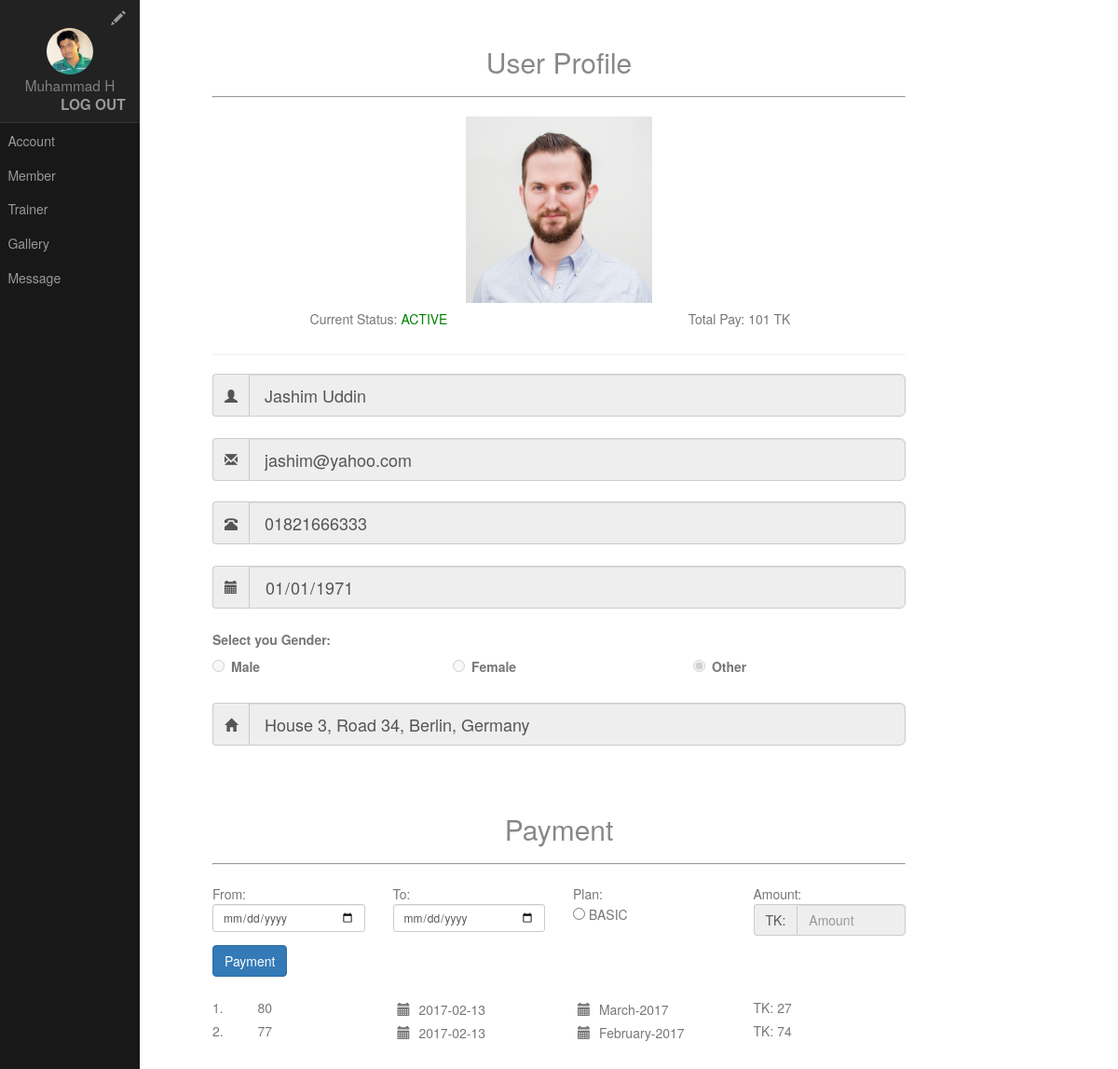
/admin/user_view_profile.php?view=jashim@yahoo.com (signed in), run on the app's committed database.
### tables this page shows
CREATE TABLE `users_information` (
  `email` varchar(32) NOT NULL,
  `name` varchar(32) NOT NULL,
  `contact_number` varchar(14) NOT NULL,
  `date_of_birth` date NOT NULL,
  `gender` varchar(6) NOT NULL,
  `image_name` varchar(100) NOT NULL DEFAULT 'default.png',
  `address` varchar(100) NOT NULL
);

CREATE TABLE `payment` (
  `id` int(11) NOT NULL,
  `email` varchar(32) NOT NULL,
  `payment_date` date NOT NULL,
  `payment_month` date NOT NULL,
  `plan` varchar(20) NOT NULL,
  `amount` double NOT NULL
);

CREATE TABLE `users_plan` (
  `id` int(32) NOT NULL,
  `email` varchar(32) NOT NULL,
  `plan` varchar(15) NOT NULL
);

### admin/user_view_profile.php (called while the page is built, shortened)
<?php
include 'index.php';
?>

### php/database_services.php (called while the page is built, shortened)
<?php
class DatabaseHelper{
	function retrieveData($table_name,$email){
		$sql = "SELECT * FROM `$table_name` WHERE email = '$email'";
		$result = $GLOBALS['connection']->query($sql);
		if ($result->num_rows==1) {
			$row = $result->fetch_assoc();
			return $row;
		}else{
			return 0;
		}
	}
	function runQuery($sql){
		$result = $GLOBALS['connection']->query($sql);
		return $result;
	}
}
?>

### admin/pages/user_profile_view_page.php (the view, shortened to what this page needs)
<?php
$user_image_name = '';
$user_name ='';
$user_email = '';
$user_contact_number = '';
$user_date_of_birth = '';
$user_gender = '';
$user_address = '';
    if (isset($_GET['view'])) {
      $user_email = $_GET['view'];
      $table_name = 'users_information';
      $info_user = new DatabaseHelper();
      $result = $info_user->retrieveData($table_name,$user_email);
      if ($result!=0) {
        $user_image_name = $result['image_name'];
        $user_name = $result['name'];
        $user_email = $result['email'];
        $user_contact_number = $result['contact_number'];
        $user_date_of_birth = $result['date_of_birth'];
        $user_gender = $result['gender'];
        $user_address = $result['address'];
      }
    }else{
      header("Location: ./member_list.php");
    }
$plan = "";
$total_payment = '';
$status = '';
if (!empty($user_email)) {
    $plan_status = new DatabaseHelper();
    $table_name = "users_plan";
    $result=$plan_status->retrieveData($table_name,$user_email);
    if ($result==0) {
      $error_msg =  'Plan not Found!!';
    }else{
      $plan = $result['plan'];
    }
    $query = new DatabaseHelper();
    $sql = "SELECT SUM(amount) AS total_pay FROM payment WHERE email = '$user_email'";
    $total_pay = $query->runQuery($sql);
    $row_pay = $total_pay->fetch_assoc();
    $total_payment = $row_pay['total_pay'];
      $query = new DatabaseHelper();
      $sql = "SELECT * FROM `payment` WHERE email = '$user_email' ORDER BY id DESC";
      $result = $query->runQuery($sql);
      while($row=$result->fetch_array()){
        $pay_month = new DateTime($row['payment_month']);
        if (checkDateValidation($pay_month)) {
          $status = 'ACTIVE';
          break;
        }else{
          $status = '';
        }
      }
}
function checkDateValidation($pay_month){
  $to_day = new DateTime('today');
    if($to_day->format('m') == $pay_month->format('m')) {
        return TRUE;
    } else {
        return FALSE;
    }
}
?>
<h2 class="content-subhead" style="text-align: center;">User Profile</h2>
<hr style="border-style: inset;border-width: 1px;">
<div >
<form class="form-horizontal" method="POST" action="" enctype="multipart/form-data">
	<div  style="text-align: center;">
    <img src="../images/<?php if (!empty($user_image_name)){echo $user_image_name;}else{echo 'default.png';}?>" style="width: 200px;height: auto;">
  <div class="row">
  <div class="col-lg-6">
    <h5>Current Status: <?php if(!empty($status)){echo "<pa style='color:green;'>".$status."</pa>";}else{echo "<pa style='color:red;'>DEACTIVE</pa><br>*Pay for active your account*";}?></h5>
  </div>
  <div class="col-lg-6">
    <h5>Total Pay: <?php if(!empty($total_payment)){echo $total_payment." TK";}else{echo "0 tk";}?></h5>
  </div>
  </div>
    <hr>
	<div class="input-group">
    <span class="input-group-addon"><i class="glyphicon glyphicon-user"></i></span>
    <input type="text" class="form-control input-lg" name="name" placeholder="Name" value="<?php if(!empty($user_name))echo $user_name;?>" readonly>
  	</div><br>
	<div class="input-group">
    <span class="input-group-addon"><i class="glyphicon glyphicon-envelope"></i></span>
    <input type="email" class="form-control input-lg" name="email" placeholder="Email" value="<?php if(!empty($user_email))echo $user_email;?>" readonly>
  	</div><br>
  <div class="input-group">
    <span class="input-group-addon"><i class="glyphicon glyphicon-phone-alt"></i></span>
    <input type="number" class="form-control input-lg" name="contact_number" placeholder="Contact Number" value="<?php if(!empty($user_contact_number)){echo $user_contact_number;}?>" readonly>
    </div><br>
  <div class="input-group">
    <span class="input-group-addon"><i class="glyphicon glyphicon-calendar"></i></span>
    <input type="date" class="form-control input-lg" name="date_of_birth" placeholder="Date of Birth" value="<?php if(!empty($user_date_of_birth)){echo $user_date_of_birth;}?>" readonly>
    </div><br>
    <div style="text-align: left;">
      <div class="row">
        <div class="col-lg-12" style="font-weight:bold;" >
          Select you Gender:
        </div>
      </div>
      <div class="row">
        <div class="col-lg-4">
          <div class="radio-inline">
            <label><input type="radio" name="gender" <?php if($user_gender=='Male'){echo 'checked';}?> value="Male" disabled>Male</label>
          </div>
        </div>
        <div class="col-lg-4">
          <div class="radio-inline">
            <label><input type="radio" name="gender" <?php if($user_gender=='Female'){echo 'checked';}?> value="Female" disabled>Female</label>
          </div>
        </div>
        <div class="col-lg-4">
          <div class="radio-inline">
            <label><input type="radio" name="gender" <?php if($user_gender=='Other'){echo 'checked';}?> value="Other" disabled>Other</label>
          </div>
        </div>
      </div>
      </div><br>
  <div class="input-group">
    <span class="input-group-addon"><i class="glyphicon glyphicon-home"></i></span>
    <input type="address" class="form-control input-lg" name="address" placeholder="Current Address" value="<?php if(!empty($user_address)){echo $user_address;}?>" readonly>
    </div><br>
</form>
</div>
<h2 class="content-subhead" style="text-align: center;">Payment</h2>
<hr style="border-style: inset;border-width: 1px;">
<div>
<div>
<form class="form-horizontal" method="POST" action="" enctype="multipart/form-data">
  <div class="row">
    <div class="col-sm-3">
      From:<input id="from_date" type="date" class="form-control input-sm" name="from_date" onclick="undo()">
    </div>
    <div class="col-sm-3">
      To:<input id="to_date" type="date" class="form-control input-sm" name="to_date" onclick="undo()">
    </div>
    <div class="col-sm-3">
      Plan:<br><input id="plan" type="radio" name="plan" onclick="calculateTotal()" value="<?php echo $plan;?>" > <?php echo strtoupper($plan);?>
    </div>
    <div class="col-sm-3">
      Amount:
      <div class="input-group">
          <span class="input-group-addon">TK: </span>
          <input id="total_amount" type="text" class="form-control" name="amount" placeholder="Amount" readonly>
        </div>
    </div>
  </div>
  <div>
    <button type="submit" class="btn btn-primary lg" name="payment">Payment</button>
  </div>
</form>
</div>
<br>
<div>
  <?php
    $query = new DatabaseHelper();
    $sql = "SELECT * FROM `payment` WHERE email = '$user_email' ORDER BY id DESC";
    $result = $query->runQuery($sql);
    $i = 1;
    while($row=$result->fetch_array()){
  ?>
  <div class="row">
    <div class="col-sm-3">
      <div class="row">
        <div class="col-sm-3">
          <?php echo $i.'. '?>
        </div>
        <div class="col-sm-9">
          <?php echo $row['id']?>
        </div>
      </div>
    </div>
    <div class="col-sm-3">
      <span class="glyphicon glyphicon-calendar" style="padding: 5px"></span>
      <?php echo $row['payment_date'];?>
    </div>
    <div class="col-sm-3">
      <span class="glyphicon glyphicon-calendar" style="padding: 5px"></span>
      <?php
      $payment_month = new DateTime($row['payment_month']);
      echo $payment_month->format("F-Y");
      ?>
    </div>
    <div class="col-sm-3">
      TK: <?php echo $row['amount'];?>
    </div>
  </div>
  <?php
    $i++;
    }
  ?>
</div>
</div>

### admin/header.php (shortened to what this page needs)
<div id="layout">
    <div id="menu">
        <div class="pure-menu">
            <div class="pure-menu-heading" style="background-color: #222222;">
                <div style="text-align: right;">
                <a href="admin_profile.php"><span class="glyphicon glyphicon-pencil"></span></a>
                </div>
                <div style="color: gray;text-align: center;text-transform:none;">
                <img class = "img-circle" src="../images/<?php echo $image_name;?>" style="width: 50px;height: auto;">
                <br>
                <?php echo substr($name, 0,10);?>
                </div>
                <div style="text-align: right;font-weight: bold;">
                    <a href="?logout">Log out</a>
                </div>
            </div>
            <ul class="pure-menu-list">
                <li class="pure-menu-item"><a href="account.php" class="pure-menu-link">Account</a></li>
                <li class="pure-menu-item"><a href="member_list.php" class="pure-menu-link">Member</a></li>
                <li class="pure-menu-item"><a href="trainer.php" class="pure-menu-link">Trainer</a></li>
                <li class="pure-menu-item"><a href="gallery.php" class="pure-menu-link">Gallery</a></li>
                <li class="pure-menu-item"><a href="message.php" class="pure-menu-link">Message</a></li>
            </ul>
        </div>
    </div>
</div>

### assets/css/side-menu-web.css (style rules this page uses)
html { font-family:sans-serif;-ms-text-size-adjust:100%;-webkit-text-size-adjust:100% }
body { margin:0 }
a { background-color:transparent }
img { border:0 }
hr { box-sizing:content-box;height:0 }
button,input,optgroup,select,textarea { color:inherit;font:inherit;margin:0 }
.pure-button,input { line-height:normal }
button { overflow:visible }
button,select { text-transform:none }
button,html input[type=button],input[type=reset],input[type=submit] { -webkit-appearance:button;cursor:pointer }
button[disabled],html input[disabled] { cursor:default }
input[type=checkbox],input[type=radio] { box-sizing:border-box;padding:0 }
.pure-button,.pure-form input:not([type]),.pure-menu { box-sizing:border-box }
.pure-menu-item,.pure-menu-list { position:relative }
.pure-menu-list { list-style:none;margin:0;padding:0 }
.pure-menu-item { padding:0;margin:0;height:100% }
.pure-menu-heading,.pure-menu-link { display:block;text-decoration:none;white-space:nowrap }
.pure-menu-heading { text-transform:uppercase;color:#565d64 }
.pure-menu-link { color:#777 }
.pure-menu-disabled,.pure-menu-heading,.pure-menu-link { padding:.5em 1em }

### assets/css/side-menu.css (style rules this page uses)
body { color: #777; }
#layout, #menu, .menu-link { -webkit-transition: all 0.2s ease-out; -moz-transition: all 0.2s ease-out; -ms-transition: all 0.2s ease-out; -o-transition: all 0.2s ease-out; transition: all 0.2s ease-out; }
#layout { position: relative; left: 0; padding-left: 0; }
.content-subhead { margin: 50px 0 20px 0; font-weight: 300; color: #888; }
#menu { margin-left: -150px; width: 150px; position: fixed; top: 0; left: 0; bottom: 0; z-index: 1000; background: #191818; overflow-y: auto; -webkit-overflow-scrolling: touch; }
#menu a { color: #999; border: none; padding: 0.6em 0 0.6em 0.6em; }
#menu .pure-menu, #menu .pure-menu ul { border: none; background: transparent; }
#menu .pure-menu ul, #menu .pure-menu .menu-item-divided { border-top: 1px solid #333; }
#menu .pure-menu-selected, #menu .pure-menu-heading { background: #1f8dd6; }
#menu .pure-menu-heading { font-size: 110%; color: #fff; margin: 0; }
@media (min-width: 48em) { #layout { padding-left: 150px; left: 0; } }
@media (min-width: 48em) { #menu { left: 150px; } }

### data on the page
users_information: image_name (picture), name "Jashim Uddin", email "jashim@yahoo.com", contact_number "01821666333", date_of_birth "01/01/1971", gender "☐ Male", gender "☐ Female", gender "☑ Other", address "House 3, Road 34, Berlin, Germany"
payment: payment_month "ACTIVE", id "77", payment_date "2017-02-13", payment_month "February-2017", amount "74"
users_plan: plan "BASIC"
payment: id "80", payment_date "2017-02-13", payment_month "March-2017", amount "27"

### other printed values
substr($name, 0,10) "Muhammad H"
$total_payment "101"
